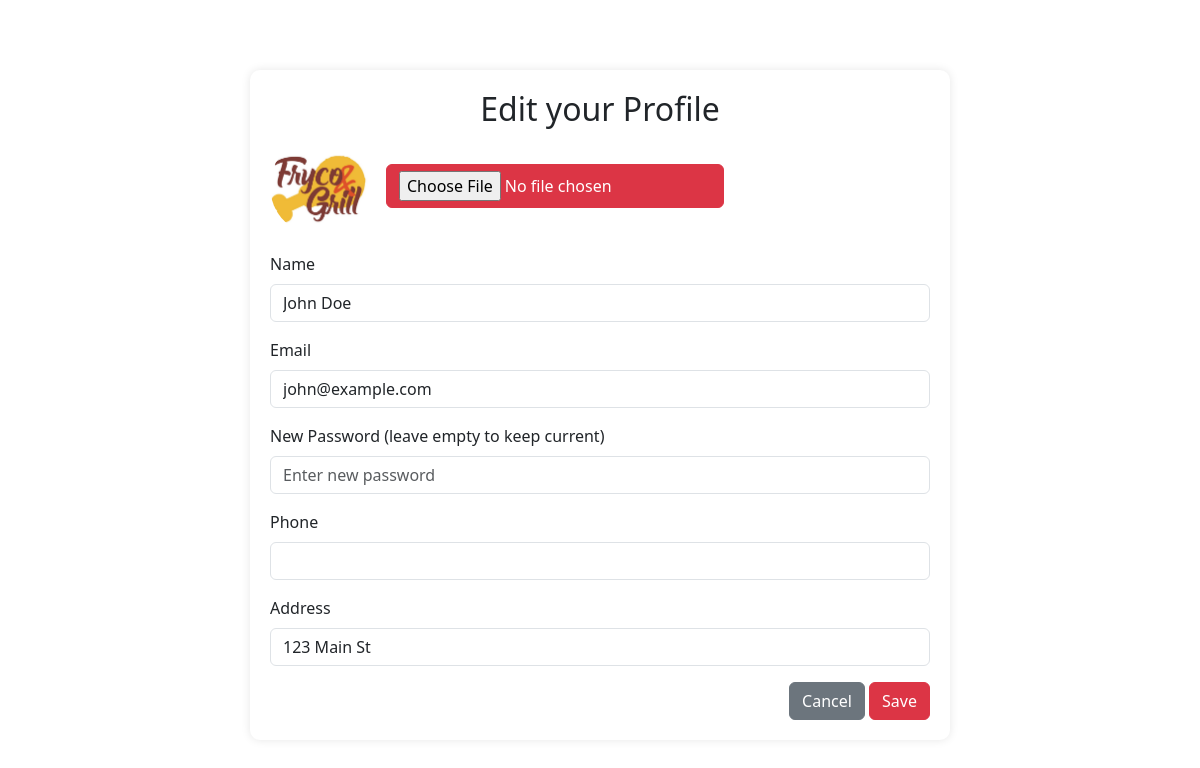
Page /views/shared/editprofile.php (signed in) on the committed database.
### tables this page shows
CREATE TABLE `users`(
    id int PRIMARY KEY AUTO_INCREMENT,
    user_name varchar(255),
    email varchar(255) unique,
    passwordd varchar(255),
    rolee int,
    profile_picture text,
    phone int,
    addresss varchar(255),
    created_at TIMESTAMP DEFAULT CURRENT_TIMESTAMP

);

### controllers/CustomerController.php (called while the page is built, shortened)
<?php
require_once '../../config/db.php';
class CustomerController {
    private $db;
    public function __construct() {
        $database = new Database();
        $this->db = $database->connect();
    }
    public function getUserByEmail($email) {
        $sql = "SELECT user_name, email, addresss, phone FROM users WHERE email = :email";
        $stmt = $this->db->prepare($sql);
        $stmt->execute([':email' => $email]);
        return $stmt->fetch(PDO::FETCH_ASSOC);
    }
}

### config/db.php (called while the page is built, shortened)
<?php
class Database {
    private $host = "localhost";
    private $db_name = "fryco";
    private $username = "mk";
    private $password = "221999@mk";
    public function connect() {
        $this->conn = null;
        try {
            $dsn = "mysql:host=" . $this->host . ";port=" . ";dbname=" . $this->db_name;
            $this->conn = new PDO($dsn, $this->username, $this->password);
            $this->conn->setAttribute(PDO::ATTR_ERRMODE, PDO::ERRMODE_EXCEPTION);
        } catch (PDOException $exception) {
            die("Database connection error: " . $exception->getMessage());
        }
        return $this->conn;
    }
}
?>

### views/shared/editprofile.php (the view, shortened to what this page needs)
<?php
require_once "../../controllers/CustomerController.php";
$email = $_SESSION['email'];
$customer = new CustomerController();
$user = $customer->getUserByEmail($email);
?>
<!DOCTYPE html>
<html lang="en">
<head>
    <link href="https://cdn.jsdelivr.net/npm/bootstrap@5.3.0/dist/css/bootstrap.min.css" rel="stylesheet">
</head>
<body>
    <div class="profile-container">
        <h2 class="text-center">Edit your Profile</h2>
        <form method="POST">
            <div class="d-flex align-items-center mb-3">
                <img src="logo2.jpg" alt="Profile Picture" class="profile-picture me-3">
                <input type="file" class="btn btn-danger" name="picture">
            </div>
            <div class="mb-3">
                <label class="form-label">Name</label>
                <input type="text" class="form-control" name="user_name"
                       value="<?php echo htmlspecialchars($user['user_name']); ?>" required>
            </div>
            <div class="mb-3">
                <label class="form-label">Email</label>
                <input type="text" class="form-control"
                value="<?php echo htmlspecialchars($user['email']); ?>"  readonly>
            </div>
            <div class="mb-3">
                <label class="form-label">New Password (leave empty to keep current)</label>
                <input type="password" class="form-control" name="passwordd" placeholder="Enter new password">
            </div>
            <div class="mb-3">
                <label class="form-label">Phone</label>
                <input type="text" class="form-control" name="phone"
                       value="<?php echo htmlspecialchars($user['phone']); ?>">
            </div>
            <div class="mb-3">
                <label class="form-label">Address</label>
                <input type="text" class="form-control" name="addresss"
                       value="<?php echo htmlspecialchars($user['addresss']); ?>">
            </div>
            <div class="text-end">
                <button type="button" class="btn btn-secondary">Cancel</button>
                <button type="submit" class="btn btn-danger">Save</button>
            </div>
        </form>
    </div>
</body>
</html>

### views/shared/editprofile.php (style rules this page uses)
body { background-color: white; padding: 20px; }
.profile-container { max-width: 700px; margin: 50px auto; background: white; padding: 20px; border-radius: 10px; box-shadow: 0 0 10px rgba(0, 0, 0, 0.1); }
.profile-picture { width: 100px; height: 100px; border-radius: 50%; object-fit: cover; }

### rows in the picture
users: user_name "John Doe", email "john@example.com", addresss "123 Main St"
